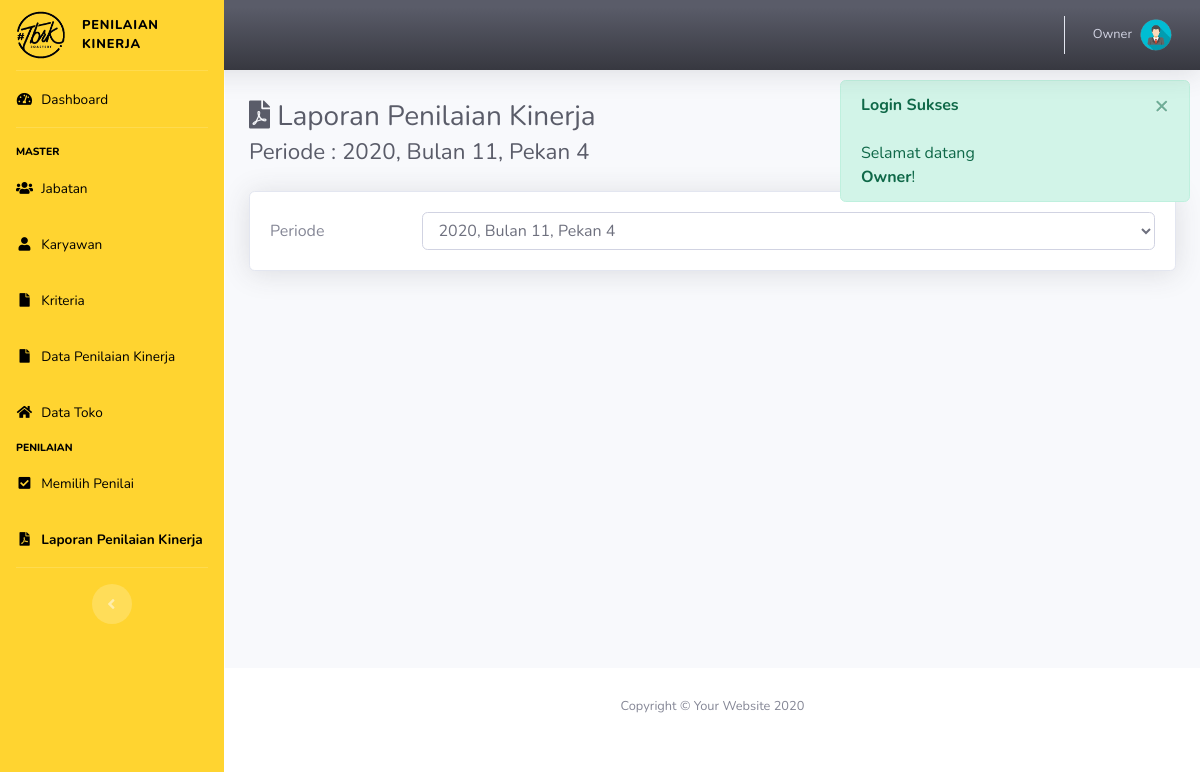
Before: /index.php?p=laporan (signed in) with the older database file.
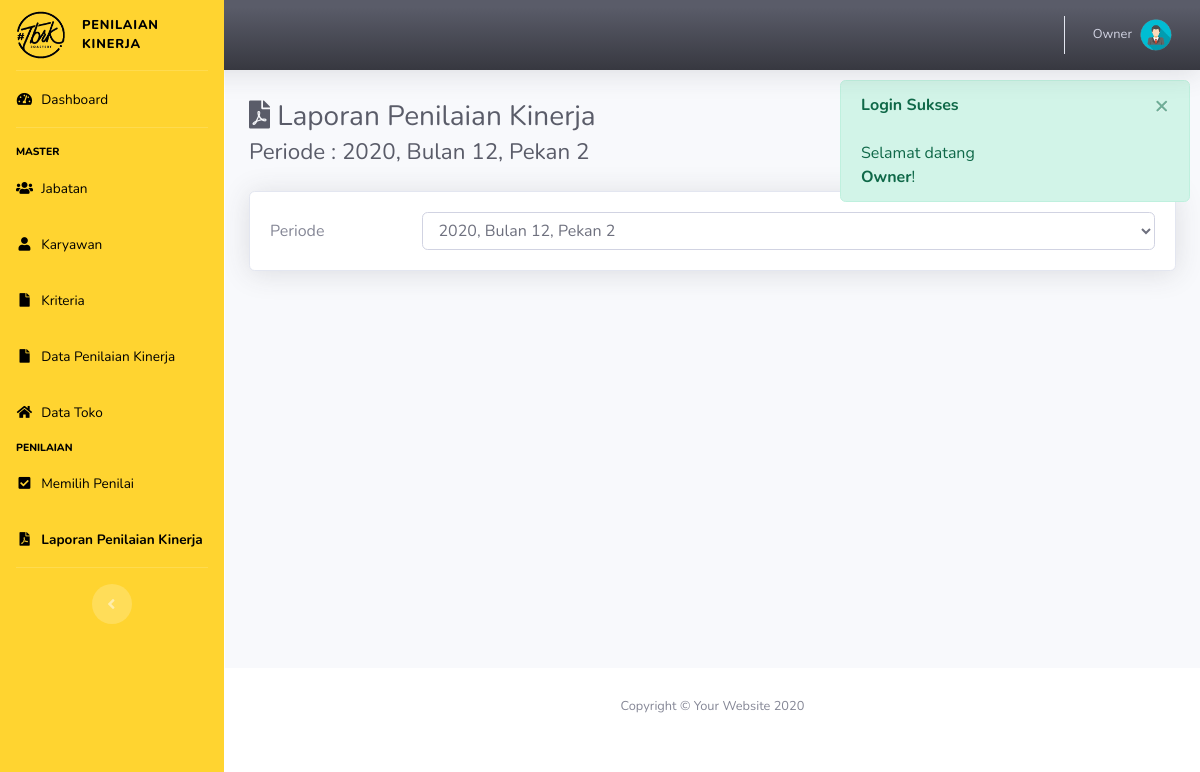
After: the same page with the newer database file.
### tables this page shows
CREATE TABLE IF NOT EXISTS `periode` (
  `id_periode` int(11) NOT NULL AUTO_INCREMENT,
  `tahun` varchar(50) NOT NULL,
  `bulan` varchar(50) NOT NULL,
  `pekan` varchar(50) NOT NULL,
  `status_periode` int(11) NOT NULL,
  PRIMARY KEY (`id_periode`)
);

### config/koneksi.php (called while the page is built, shortened)
<?php
  	function get_tahun_ajar($id="")
	{
		$con = $GLOBALS['con'];
		if($id!=''){
			$sql = "SELECT * FROM periode WHERE id_periode = $id";
		}else{
			$sql = "SELECT * FROM periode WHERE status_periode = 1";
		}
		$q = mysqli_query($con, $sql);
		$row = mysqli_fetch_array($q);
		return $row['tahun'].", Bulan ".$row['bulan'].", Pekan ".$row['pekan'];
	}
?>

### pages/laporan.php (the view, shortened to what this page needs)
<div class="d-sm-flex align-items-center justify-content-between mb-4">
    <h1 class="h3 mb-0 text-gray-800"> <i class="fa fa-file-pdf"></i> Laporan Penilaian Kinerja
		<br>
		<?php $iddp = isset($_GET['idp'])?$_GET['idp']:''; ?>
		<small id="per_txt">Periode : <?= get_tahun_ajar($iddp); ?></small>
    </h1>
</div>
<?php
if(!isset($_GET['detail'])){
?>
<div class="row">
	<div class="col mb-4">
		<div class="card shadow">
            <div class="card-body">
				<form method="post" action="models/p_jenis_user.php">
            		<div class="form-group row" style="margin-bottom: 0;">
					    <label for="jabatan" class="col-sm-2 col-form-label">Periode</label>
					    <div class="col-sm-10">
					      	<select class="form-control" name="id_priode" id="cbid_priode">
					      		<?php
					      			$sql = "SELECT * FROM periode";
					      			$q = mysqli_query($con, $sql);
					      			while($row = mysqli_fetch_array($q)){
					      				if($row['status_periode'] == 1){
					      					echo "<option value='$row[id_periode]' selected style='font-weight:900;'>$row[tahun], Bulan $row[bulan], Pekan $row[pekan]</option>";
					      				}else{
					      					echo "<option value='$row[id_periode]'>$row[tahun], Bulan $row[bulan], Pekan $row[pekan]</option>";
					      				}
					      			}
					      		?>
					      	</select>
					    </div>
				  	</div>
				 </form>
            </div>
		</div>
	</div>
</div>
<?php
}else{
	include 'laporan_detail.php';
}
?>

Changed rows visible on the page:
no longer on this page (row edited): periode: get_tahun_ajar($iddp) "2020, Bulan 11, Pekan 4"
now on this page (row edited): periode: get_tahun_ajar($iddp) "2020, Bulan 12, Pekan 2"
Other visible differences:
form field id_priode: "2020, Bulan 11, Pekan 4" → "2020, Bulan 12, Pekan 2"
